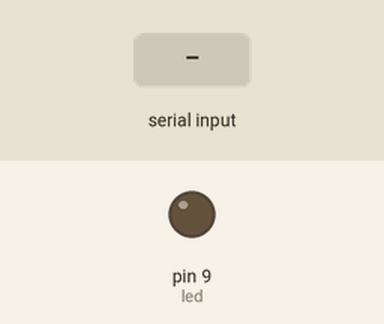
The sketch below on a simulated Arduino Uno, built with avr-gcc and run on an emulated ATmega328P. Parts: output pins drawn as LEDs (lit = HIGH). The test bench sets the inputs (shaded band). What the sketch prints to the serial monitor is not drawn.

Above: at 1.2 s.
1.3 s: "90,45\n" received over Serial
Timing chart, 0 to 4.3 s (numbered marks = the images above; inputs shaded):
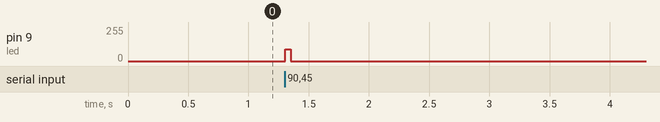

Measured:
- after the input at 1.3 s, pin 9 (led): 0/255 → 90/255 at once, → 0/255 0.05 s later

The sketch:

separar_numeros_cadena_serial.ino
```cpp
/*---------------------------------------------------
   Monitor serial
   --------------------------------------------------
   Consiste en encender un led que està conectado al pin 9, con la intensidad
   y el tiempo que me llegaran por el monitor serial de la sig. forma:
   "brillo,duracion"
   Utilizo de la funcion Serial.parseInt()
*/

//-----------------------------------------------------
//Declarar puertos de entrada y salida, variables, etc.
//-----------------------------------------------------

int led = 9;          //declaro que el led estarà conectado al pin 9


//------------------------------------
//Funciòn principal o de configuraciòn
//------------------------------------

void setup()
{
  Serial.begin (9600);        //inicializo la comunicaciòn serial a 9600 baudios
  pinMode (led, OUTPUT);      //inicializo el pin led=13 como salida
  Serial.println("Hola!: Escribe los valores de 'brillo y duracion' separados por una coma");
}

//--------------------
//Funciòn cìclica
//--------------------

void loop()
{
  if (Serial.available())            // si hay algun dato en el monitor serial
  {
    int brillo = Serial.parseInt();  // guardo en "brillo" el primer valor (intensidad 0-255)
    int duracion = Serial.parseInt();// guardo en "duraciòn" el segundo valor (tiempo en mSeg)
    analogWrite(led, brillo);        // ahora enciendo el led con intensidad = brillo
    delay(duracion);                 // por un tiempo = duraciòn
    analogWrite(led, 0);             // y apago
  }
}

// Fin del programa
```
